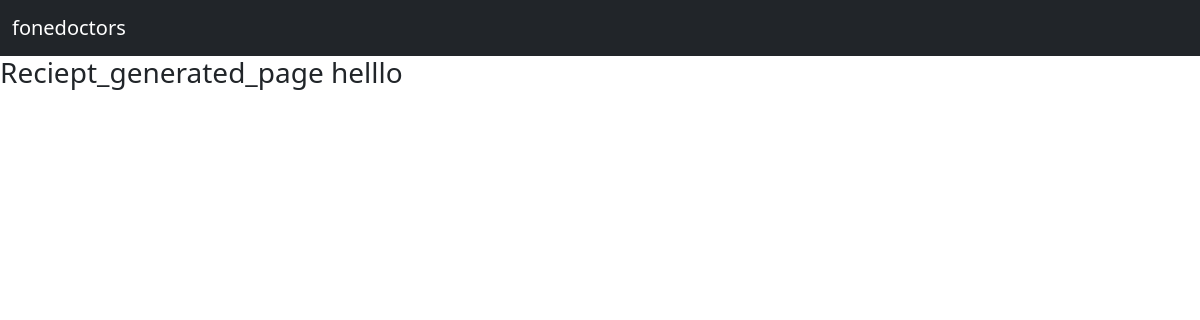
The app's page /job_created/12, older data.
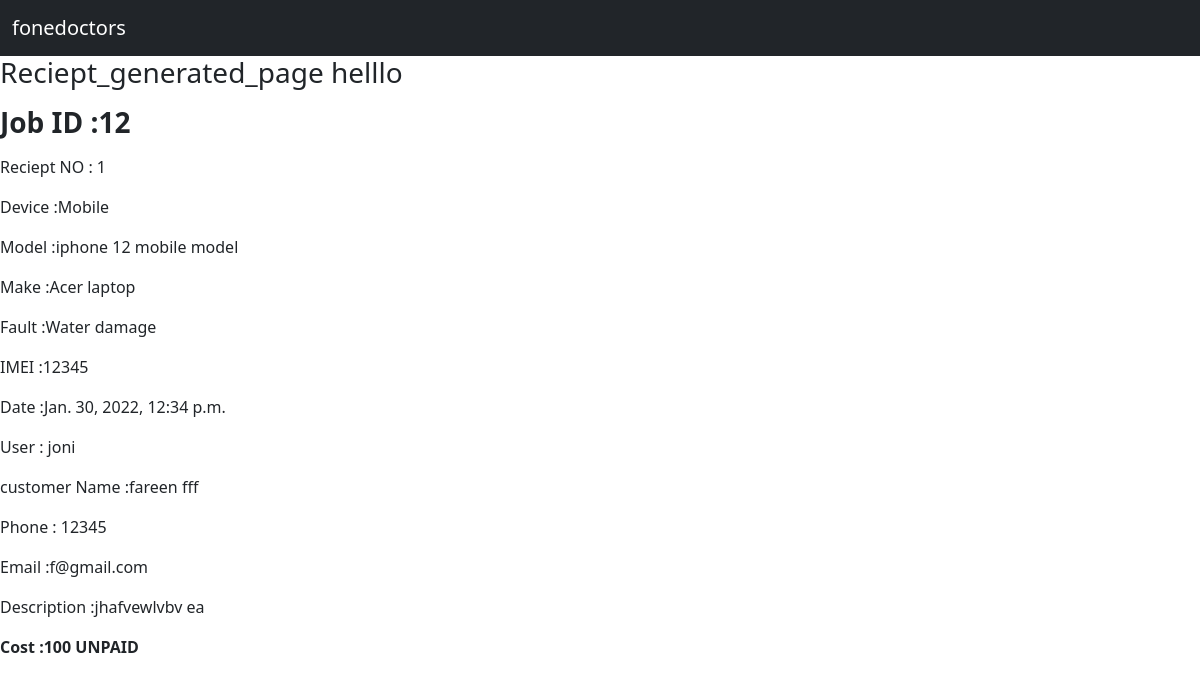
The same page, newer data.
### Jobs/models.py (models this page shows, shortened)
class Reciepts(models.Model):
    reciept = models.ForeignKey(Jobs, on_delete = models.CASCADE, null=True, blank=True)

class Jobs(models.Model):
    customer = models.ForeignKey(Customer,on_delete = models.CASCADE, related_name = 'job_customer')
    device =  models.ForeignKey(Devices,on_delete = models.CASCADE, related_name = 'job_device', null = True, blank=True)
    make = models.ForeignKey(Make,on_delete = models.CASCADE, related_name = 'job_make')
    model = models.ForeignKey(Model,on_delete = models.CASCADE, related_name = 'job_model')
    fault =  models.ForeignKey(Fault,on_delete = models.CASCADE, related_name = 'job_faults')
    description = models.TextField()
    imei = models.CharField(max_length=250)
    accessories = models.ForeignKey(Accessories,on_delete = models.CASCADE, related_name = 'job_acessories')
    sale_item = models.ForeignKey(Sale_item,on_delete = models.CASCADE, related_name = 'job_acessories')
    passcode = models.CharField(max_length=250)
    network = models.ForeignKey(Network,on_delete = models.CASCADE, related_name = 'job_network')
    cost = models.IntegerField()
    job_status = models.ForeignKey(Job_status,on_delete = models.CASCADE, related_name = 'job_job_status')
    collection_time = models.DateTimeField()
    payment_status = models.CharField(choices= PAYMENT_STATUS, max_length=250)
    created_date = models.DateTimeField(null=True, blank=True)
    created_by = models.ForeignKey(User, on_delete = models.CASCADE, null=True, blank=True)

class Devices(models.Model):
    customer =models.ForeignKey(Customer,on_delete=models.CASCADE)
    devices = models.CharField(max_length=250)
    def __str__(self):
        return self.devices

class Model(models.Model):
    make = models.ForeignKey(Make,on_delete=models.CASCADE)
    model = models.CharField(max_length=250)
    def __str__(self):
        return self.model

class Make(models.Model):
    device = models.ForeignKey(Devices,on_delete=models.CASCADE, related_name='make_device')
    make = models.CharField(max_length=250)
    def __str__(self):
        return self.make

class Fault(models.Model):
    fault =  models.CharField(max_length=250)
    def __str__(self):
        return self.fault

### customer/models.py (models this page shows, shortened)
class Customer(models.Model):
    id = models.AutoField(primary_key=True)
    first_name = models.CharField(max_length=250)
    last_name = models.CharField(max_length=250)
    phone  = models.IntegerField()
    landline  = models.IntegerField()
    email = models.EmailField(max_length=250)
    address = models.CharField(max_length=250)
    postcode = models.CharField(max_length=250)
    created_date = models.DateTimeField(null=True, blank= True)#
    created_by = models.ForeignKey(User,on_delete=models.CASCADE, null=True, blank=True)
    def full_name(self):
        return f"{self.first_name} {self.last_name}"

### Jobs/views.py (the view)
# urls.py: path('job_created/<str:id>', views.reciept, name='job_created'),
def reciept(request,id):
    reciept = Reciepts.objects.filter(reciept=id)
    context = {'reciept':reciept}
    return render(request,'reciept.html',context)

### templates/reciept.html
{% extends 'base.html' %}
{% block content %}
<h3>Reciept_generated_page helllo</h3>
{% for reciept in reciept %}
<p><h3><strong>Job ID :{{reciept.reciept.id}}</strong></h3></p>
<p>Reciept NO : {{reciept.id}}</p>
<p>Device :{{reciept.reciept.device}}</p>
<p>Model :{{reciept.reciept.model}}</p>
<p>Make :{{reciept.reciept.make}}</p>
<p>Fault :{{reciept.reciept.fault}}</p>
<p>IMEI  :{{reciept.reciept.imei}}</p>
<p>Date :{{reciept.reciept.created_date}}</p>
<p>User : {{reciept.reciept.created_by}}</p>
<p> customer Name :{{reciept.reciept.customer.full_name}}</p>
<p>Phone : {{reciept.reciept.customer.phone}}</p>
<p>Email :{{reciept.reciept.customer.email}}</p>
<p>Description :{{reciept.reciept.description}}</p>
<p><strong>Cost :{{reciept.reciept.cost}} {{reciept.reciept.payment_status}}</strong></p>
{% endfor %}
{% endblock %}

Row changes from the older to the newer data that the page shows:
added Reciepts: reciept.id "12", id "1", reciept.device "Mobile", reciept.model "iphone 12 mobile model", reciept.make "Acer laptop", reciept.fault "Water damage", reciept.imei "12345", reciept.created_date "Jan. 30, 2022, 12:34 p.m.", reciept.created_by "joni", reciept.customer.full_name "fareen fff", reciept.customer.phone "12345", reciept.customer.email "f@gmail.com", reciept.description "jhafvewlvbv ea", reciept.cost "100", reciept.payment_status "UNPAID"
